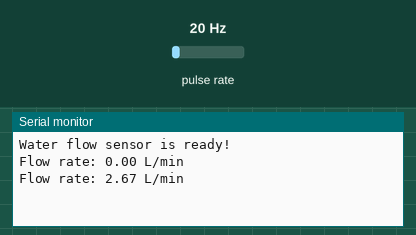
This sketch was run on a simulated Arduino Uno, built with avr-gcc and run on an emulated ATmega328P. On the bench: the last lines printed to the serial monitor. Wiring (inferred from the names in the program): pulse sensor: data pin 2. The inputs (shaded band) are chosen by the test bench; at power-on: pulse rate 20 Hz.

Above: at 3.2 s.
3.3 s: pulse rate (sensor on pin 2) set to 4 Hz
At 4.6 s:
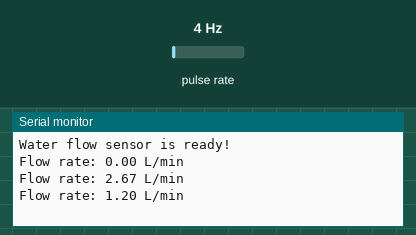
4.8 s: pulse rate (sensor on pin 2) set to 50 Hz
At 5.7 s:
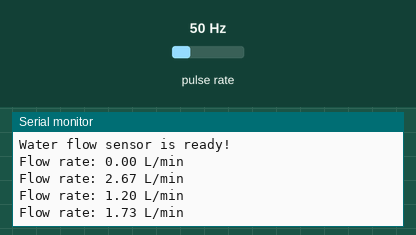
Timing chart, 0 to 7.8 s (numbered marks = the images above; inputs shaded):
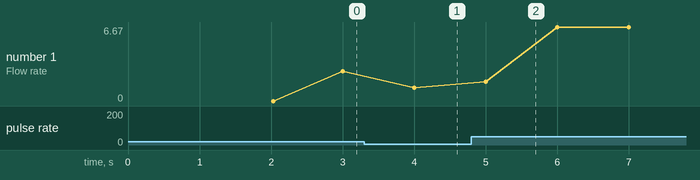

The sketch:

water_flow_test.ino
```cpp
// Global variables
volatile int pulseCount = 0; // Used for interrupt counting
float flowRate = 0;          // Flow rate (unit: L/min)
unsigned long oldTime = 0;   // Last calculated time

// Interrupt service function
void pulseCounter() {
  pulseCount++; // Increment count by 1 each time a falling edge is detected
}

void setup() {
  Serial.begin(9600); // Initialize serial communication
  delay(2000); // Delay to ensure the Serial Monitor starts properly
  Serial.println("Water flow sensor is ready!");

  // Configure the water flow sensor signal pin
  pinMode(2, INPUT_PULLUP); // Yellow signal wire connected to D2
  attachInterrupt(digitalPinToInterrupt(2), pulseCounter, FALLING); // Set interrupt trigger mode
}

void loop() {
  unsigned long currentTime = millis();

  // Calculate flow rate every second
  if (currentTime - oldTime >= 1000) {
    detachInterrupt(digitalPinToInterrupt(2)); // Temporarily disable interrupt to prevent data conflict

    // Calculate flow rate (L/min), 7.5 is the calibration factor for the sensor
    flowRate = (pulseCount / 7.5);

    // Print flow rate to Serial Monitor
    Serial.print("Flow rate: ");
    Serial.print(flowRate);
    Serial.println(" L/min");

    // Reset counter and time
    pulseCount = 0;
    oldTime = currentTime;

    attachInterrupt(digitalPinToInterrupt(2), pulseCounter, FALLING); // Restore interrupt
  }
}
```

Measured:
- after the input at 3.3 s, the serial monitor: prints a new line after 0.70 s (image 1)
- after the input at 4.8 s, the serial monitor: prints a new line after 0.20 s (image 2)
- plotted number 1: 2.67 → 1.2 after the input at 3.3 s, 1.2 → 6.67 after the input at 4.8 s
